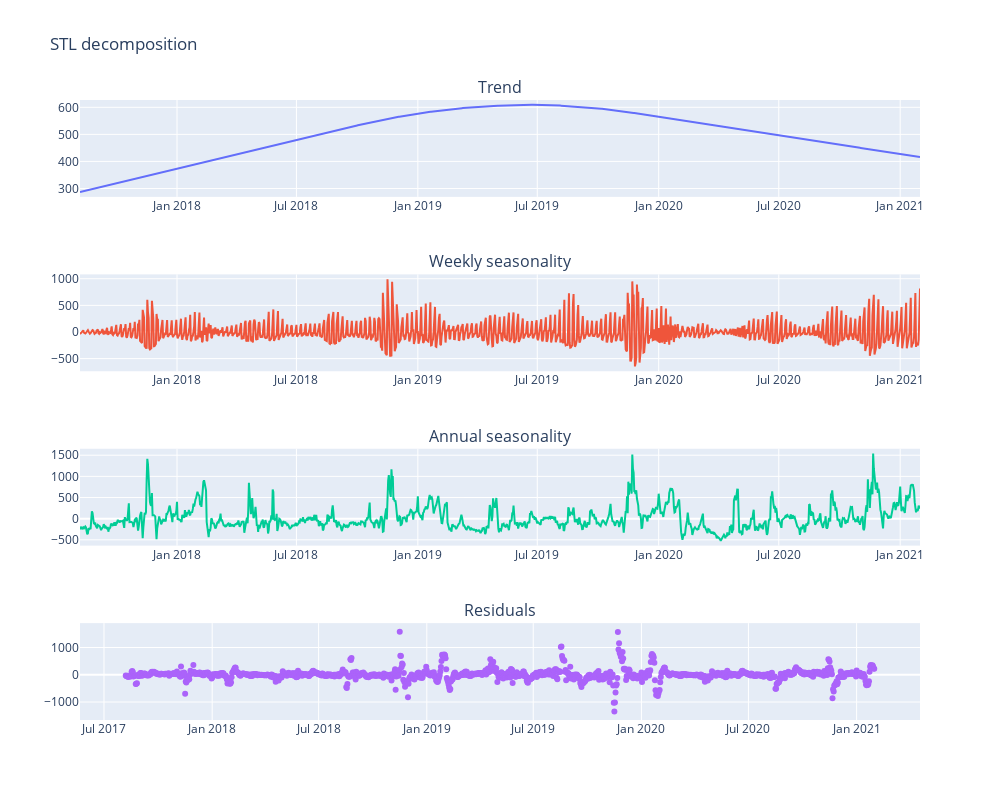

Source (notebook cell):
### Markdown cell above
## Decompose

### Code cell
stl_7 = STL(ts_company, period=7).fit()
stl_365 = STL(ts_company-stl_7.seasonal, period=365).fit()

fig = make_subplots(rows=4, cols=1, subplot_titles=['Trend','Weekly seasonality','Annual seasonality','Residuals'])
fig.add_trace(
    go.Scatter(x=stl_365.trend.index, y=stl_365.trend),
    row=1, col=1
)
fig.add_trace(
    go.Scatter(x=stl_7.seasonal.index, y=stl_7.seasonal),
    row=2, col=1
)
fig.add_trace(
    go.Scatter(x=stl_365.seasonal.index, y=stl_365.seasonal),
    row=3, col=1
)
fig.add_trace(
    go.Scatter(x=stl_365.resid.index, y=stl_365.resid, mode='markers'),
    row=4, col=1
)
fig.update_layout(width=1000, height=800, title_text="STL decomposition", showlegend=False)
fig.show()

### Figure 1 — Plotly figure (JSON) as saved in the notebook; plotly's stock layout.template omitted (floating-point values rounded to 4 significant figures; data arrays with more than 128 entries replaced by an {"elided": "..."} marker saying what was removed)
{"data": [{"type": "scatter", "x": {"elided": "1274 str values"}, "xaxis": "x", "y": {"elided": "1274 float values"}, "yaxis": "y"}, {"type": "scatter", "x": {"elided": "1274 str values"}, "xaxis": "x2", "y": {"elided": "1274 float values"}, "yaxis": "y2"}, {"type": "scatter", "x": {"elided": "1274 str values"}, "xaxis": "x3", "y": {"elided": "1274 float values"}, "yaxis": "y3"}, {"mode": "markers", "type": "scatter", "x": {"elided": "1274 str values"}, "xaxis": "x4", "y": {"elided": "1274 float values"}, "yaxis": "y4"}], "layout": {"annotations": [{"font": {"size": 16}, "showarrow": false, "text": "Trend", "x": 0.5, "xanchor": "center", "xref": "paper", "y": 1, "yanchor": "bottom", "yref": "paper"}, {"font": {"size": 16}, "showarrow": false, "text": "Weekly seasonality", "x": 0.5, "xanchor": "center", "xref": "paper", "y": 0.7188, "yanchor": "bottom", "yref": "paper"}, {"font": {"size": 16}, "showarrow": false, "text": "Annual seasonality", "x": 0.5, "xanchor": "center", "xref": "paper", "y": 0.4375, "yanchor": "bottom", "yref": "paper"}, {"font": {"size": 16}, "showarrow": false, "text": "Residuals", "x": 0.5, "xanchor": "center", "xref": "paper", "y": 0.1562, "yanchor": "bottom", "yref": "paper"}], "height": 800, "showlegend": false, "title": {"text": "STL decomposition"}, "width": 1000, "xaxis": {"anchor": "y", "domain": [0, 1]}, "xaxis2": {"anchor": "y2", "domain": [0, 1]}, "xaxis3": {"anchor": "y3", "domain": [0, 1]}, "xaxis4": {"anchor": "y4", "domain": [0, 1]}, "yaxis": {"anchor": "x", "domain": [0.8438, 1]}, "yaxis2": {"anchor": "x2", "domain": [0.5625, 0.7188]}, "yaxis3": {"anchor": "x3", "domain": [0.2812, 0.4375]}, "yaxis4": {"anchor": "x4", "domain": [0, 0.1562]}}}
